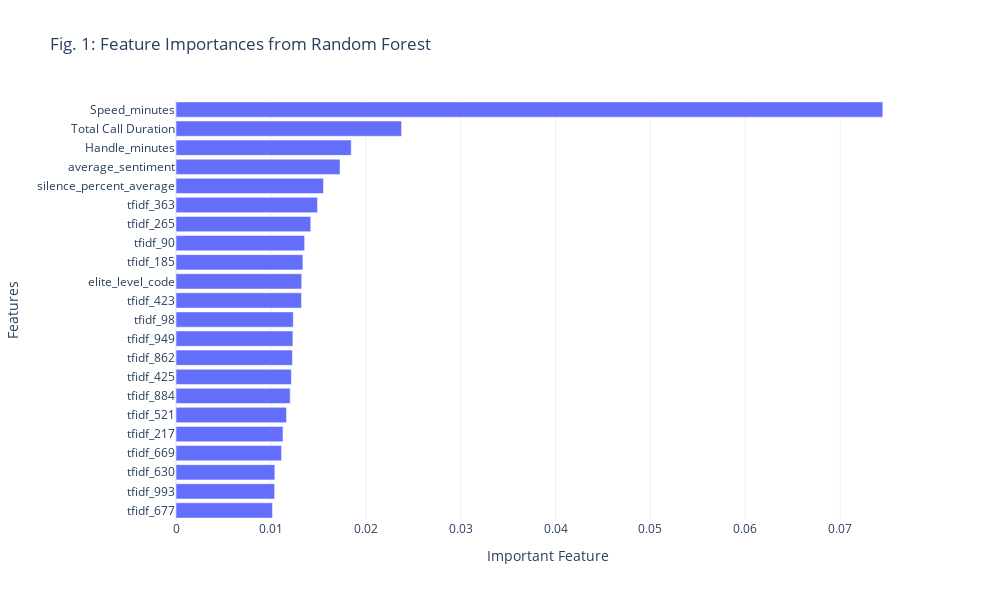

Write notebook code for a chart like this one.
### Code cell
# IMPORTANT FEATURES BASED ON RANDOM FOREST
important_feature = rf_model.feature_importances_

# Create a DataFrame of feature importances
feature_importance_df = pd.DataFrame({
    'feature': X.columns,
    'Important Feature': important_feature
}).sort_values(by='Important Feature', ascending=True).reset_index(drop = True)

# Thresold = 0.01
# Slice those features whose importance is greater than 0.1
imp_feat = feature_importance_df[feature_importance_df['Important Feature'] > 0.01]
# Names of important features
imp_feat_name = imp_feat['feature'].values
print("Following are Important Features:")
print(imp_feat_name)

# Graph
# Create a bar chart using Plotly
fig = px.bar(
    imp_feat,
    x='Important Feature',
    y='feature',
    orientation='h',
    title='Fig. 1: Feature Importances from Random Forest',
    labels={'importance': 'Importance', 'feature': 'Features'},
    template='plotly_white'
)

fig.update_layout(width=1000, height=600) 
# Show the plot
fig.show()

### Figure 1 — Plotly figure (JSON) as saved in the notebook; plotly's stock layout.template omitted (floating-point values rounded to 4 significant figures)
{"data": [{"alignmentgroup": "True", "hovertemplate": "Important Feature=%{x}<br>Features=%{y}<extra></extra>", "legendgroup": "", "marker": {"color": "#636efa", "pattern": {"shape": ""}}, "name": "", "offsetgroup": "", "orientation": "h", "showlegend": false, "textposition": "auto", "type": "bar", "x": [0.01017, 0.01039, 0.01042, 0.01112, 0.01127, 0.01165, 0.01203, 0.01216, 0.01227, 0.01232, 0.01236, 0.01323, 0.01325, 0.01338, 0.01356, 0.01421, 0.01491, 0.01554, 0.01729, 0.01847, 0.02377, 0.07449], "xaxis": "x", "y": ["tfidf_677", "tfidf_993", "tfidf_630", "tfidf_669", "tfidf_217", "tfidf_521", "tfidf_884", "tfidf_425", "tfidf_862", "tfidf_949", "tfidf_98", "tfidf_423", "elite_level_code", "tfidf_185", "tfidf_90", "tfidf_265", "tfidf_363", "silence_percent_average", "average_sentiment", "Handle_minutes", "Total Call Duration", "Speed_minutes"], "yaxis": "y"}], "layout": {"barmode": "relative", "height": 600, "legend": {"tracegroupgap": 0}, "title": {"text": "Fig. 1: Feature Importances from Random Forest"}, "width": 1000, "xaxis": {"anchor": "y", "autorange": true, "domain": [0, 1], "range": [0, 0.07841], "title": {"text": "Important Feature"}, "type": "linear"}, "yaxis": {"anchor": "x", "autorange": true, "domain": [0, 1], "range": [-0.5, 21.5], "title": {"text": "Features"}, "type": "category"}}}
